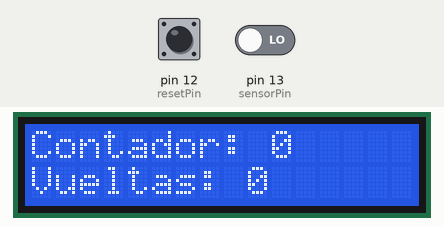
A sketch run on a simulated Arduino Uno, built with avr-gcc and run on an emulated ATmega328P. Shown: 16×2 character LCD. The test bench sets the inputs (shaded band); at power-on: pin 13 (sensorPin) LOW, pin 12 (resetPin) HIGH.

Above: at 1.2 s.
1.3 s: pin 13 (sensorPin) driven HIGH
At 2.5 s:
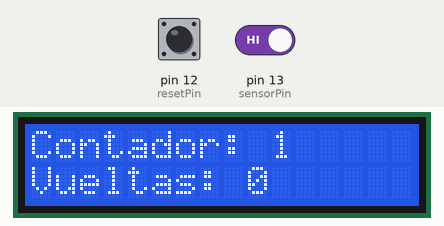
Timing chart, 0 to 4.3 s (numbered marks = the images above; inputs shaded):
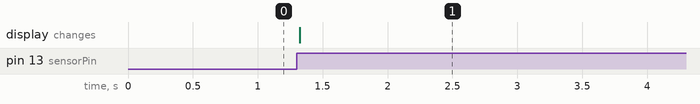

The sketch:

contador.ino
```cpp
#include <Wire.h>
#include <LiquidCrystal_I2C.h>

// Dirección típica de LCD I2C 16x2
LiquidCrystal_I2C lcd(0x27, 16, 2);

// Pin donde llega la señal del op-amp / botón de conteo
const int sensorPin = 13;

// Botón de reset (2 pines)
const int resetPin = 12;

int contador = 0;
int vueltas = 0;

bool estadoAnterior = LOW;

void setup() {
  pinMode(sensorPin, INPUT);
  pinMode(resetPin, INPUT_PULLUP);

  lcd.init();
  lcd.backlight();

  lcd.setCursor(0, 0);
  lcd.print("Contador: 0");
  lcd.setCursor(0, 1);
  lcd.print("Vueltas: 0");
}

void loop() {

  // ------------------ (RESET) ------------------
  if (digitalRead(resetPin) == LOW) {   // LOW = presionado
    contador = 0;
    vueltas = 0;

    lcd.clear();
    lcd.setCursor(0, 0);
    lcd.print("Contador: 0");
    lcd.setCursor(0, 1);
    lcd.print("Vueltas: 0");

    delay(300); // Evita rebotes del botón
  }

  // ------------------ LECTURA DEL BOTÓN DE 4 PINES ------------------
  bool estado = digitalRead(sensorPin);

  // Detectar flanco ascendente: LOW → HIGH
  if (estado == HIGH && estadoAnterior == LOW) {

    contador++;

    if (contador % 15 == 0) {
      vueltas++;
    }

    lcd.clear();
    lcd.setCursor(0, 0);
    lcd.print("Contador: ");
    lcd.print(contador);

    lcd.setCursor(0, 1);
    lcd.print("Vueltas: ");
    lcd.print(vueltas);

    delay(200);
  }

  estadoAnterior = estado;
}
```

Measured:
- after the input at 1.3 s, the display: changes at once (image 1)
